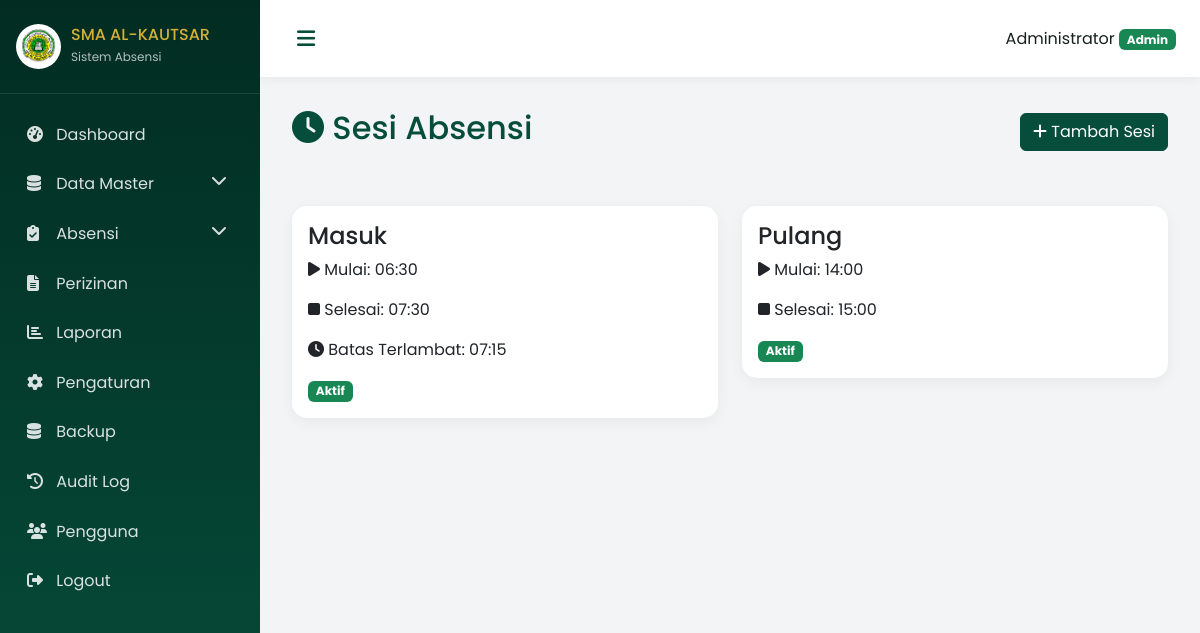
Screenshot of /attendance/sessions (signed in) with the database file from the repository.
### models.py (models this page shows, shortened)
class User(UserMixin, db.Model):
    __tablename__ = 'users'
    id = db.Column(db.Integer, primary_key=True)
    username = db.Column(db.String(80), unique=True, nullable=False, index=True)
    email = db.Column(db.String(120), unique=True, nullable=True)
    password_hash = db.Column(db.String(256), nullable=False)
    role = db.Column(db.String(20), nullable=False, index=True)  # admin, teacher, student, principal
    full_name = db.Column(db.String(120), nullable=False)
    photo = db.Column(db.String(256), nullable=True)
    is_active = db.Column(db.Boolean, default=True)
    created_at = db.Column(db.DateTime, default=datetime.utcnow)
    updated_at = db.Column(db.DateTime, default=datetime.utcnow, onupdate=datetime.utcnow)
    student = db.relationship('Student', backref='user', uselist=False)
    teacher = db.relationship('Teacher', backref='user', uselist=False)

class AttendanceSession(db.Model):
    __tablename__ = 'attendance_sessions'
    id = db.Column(db.Integer, primary_key=True)
    name = db.Column(db.String(50), nullable=False)  # Masuk, Pulang
    start_time = db.Column(db.Time, nullable=False)
    end_time = db.Column(db.Time, nullable=False)
    late_threshold = db.Column(db.Time, nullable=True)
    is_active = db.Column(db.Boolean, default=True)
    created_at = db.Column(db.DateTime, default=datetime.utcnow)
    updated_at = db.Column(db.DateTime, default=datetime.utcnow, onupdate=datetime.utcnow)

### routes/attendance.py (the view)
@attendance_bp.route('/sessions')
@login_required
def sessions():
    sessions = AttendanceSession.query.all()
    return render_template('attendance/sessions.html', sessions=sessions)

### templates/attendance/sessions.html (shortened to what this page needs)
{% extends "base.html" %}
{% block content %}
<div class="page-header d-flex justify-content-between align-items-center">
    <h2><i class="fas fa-clock"></i> Sesi Absensi</h2>
    <button class="btn btn-primary" data-bs-toggle="modal" data-bs-target="#addSessionModal">
        <i class="fas fa-plus"></i> Tambah Sesi
    </button>
</div>
<div class="row">
    {% for s in sessions %}
    <div class="col-md-6">
        <div class="card">
            <div class="card-body">
                <h4>{{ s.name }}</h4>
                <p><i class="fas fa-play"></i> Mulai: {{ s.start_time.strftime('%H:%M') }}</p>
                <p><i class="fas fa-stop"></i> Selesai: {{ s.end_time.strftime('%H:%M') }}</p>
                {% if s.late_threshold %}
                <p><i class="fas fa-clock"></i> Batas Terlambat: {{ s.late_threshold.strftime('%H:%M') }}</p>
                {% endif %}
                <span class="badge {% if s.is_active %}bg-success{% else %}bg-secondary{% endif %}">
                    {{ 'Aktif' if s.is_active else 'Nonaktif' }}
                </span>
            </div>
        </div>
    </div>
    {% endfor %}
</div>
{% endblock %}

### templates/base.html (shortened to what this page needs)
<!DOCTYPE html>
<html lang="id">
<head>
    <link href="https://cdn.jsdelivr.net/npm/bootstrap@5.3.2/dist/css/bootstrap.min.css" rel="stylesheet">
    <link rel="stylesheet" href="https://cdnjs.cloudflare.com/ajax/libs/font-awesome/6.4.2/css/all.min.css">
    <link rel="stylesheet" href="{{ url_for('static', filename='css/style.css') }}">
</head>
<body>
    {% if current_user.is_authenticated %}
    <div class="wrapper">
        <nav class="sidebar" id="sidebar">
            <div class="sidebar-header">
                <img src="{{ url_for('static', filename='images/logo_alkautsar.png') }}" alt="Logo" class="logo">
                <div class="brand-text">
                    <h6>SMA AL-KAUTSAR</h6>
                    <small>Sistem Absensi</small>
                </div>
            </div>
            <ul class="sidebar-menu">
                {% if current_user.role == 'admin' %}
                <li><a href="{{ url_for('admin.dashboard') }}"><i class="fas fa-tachometer-alt"></i> Dashboard</a></li>
                <li class="submenu">
                    <a href="#"><i class="fas fa-database"></i> Data Master <i class="fas fa-chevron-down float-end"></i></a>
                </li>
                <li class="submenu">
                    <a href="#"><i class="fas fa-clipboard-check"></i> Absensi <i class="fas fa-chevron-down float-end"></i></a>
                </li>
                <li><a href="{{ url_for('permissions.index') }}"><i class="fas fa-file-alt"></i> Perizinan</a></li>
                <li><a href="{{ url_for('reports.index') }}"><i class="fas fa-chart-bar"></i> Laporan</a></li>
                <li><a href="{{ url_for('settings.index') }}"><i class="fas fa-cog"></i> Pengaturan</a></li>
                <li><a href="{{ url_for('settings.backup') }}"><i class="fas fa-database"></i> Backup</a></li>
                <li><a href="{{ url_for('admin.audit_log') }}"><i class="fas fa-history"></i> Audit Log</a></li>
                <li><a href="{{ url_for('admin.users') }}"><i class="fas fa-users"></i> Pengguna</a></li>
                {% endif %}
                <li><a href="{{ url_for('auth.logout') }}"><i class="fas fa-sign-out-alt"></i> Logout</a></li>
            </ul>
        </nav>
        <div class="main-content">
            <nav class="navbar">
                <button class="btn btn-link" id="sidebarToggle"><i class="fas fa-bars"></i></button>
                <div class="user-info">
                    <span>{{ current_user.full_name }}</span>
                    <span class="badge bg-success">{{ current_user.role|capitalize }}</span>
                </div>
            </nav>
            <div class="content">
                {% block content %}{% endblock %}
            </div>
        </div>
    </div>
    {% else %}
    {% block guest_content %}{% endblock %}
    {% endif %}
</body>
</html>

### static/css/style.css (style rules this page uses)
:root { --primary-dark: #022C22; --primary: #064E3B; --primary-light: #047857; --accent: #16A34A; --gold: #D4AF37; --gold-soft: #F4D77A; --text-dark: #17211C; --bg-light: #F3F4F6; }
* { font-family: 'Poppins', sans-serif; }
body { background: var(--bg-light); color: var(--text-dark); }
.wrapper { display: flex; min-height: 100vh; }
.sidebar { width: 260px; background: linear-gradient(180deg, #022C22, #064E3B); color: white; padding: 1.5rem 0; position: fixed; height: 100vh; overflow-y: auto; transition: all 0.3s; z-index: 1000; }
.sidebar-header { display: flex; align-items: center; padding: 0 1rem 1.5rem; border-bottom: 1px solid rgba(255,255,255,0.1); }
.sidebar-header .logo { width: 45px; height: 45px; object-fit: contain; background: white; border-radius: 50%; padding: 5px; margin-right: 10px; }
.sidebar-header h6 { margin: 0; color: var(--gold); }
.sidebar-header small { color: rgba(255,255,255,0.7); font-size: 0.75rem; }
.sidebar-menu { list-style: none; padding: 1rem 0; margin: 0; }
.sidebar-menu li a { display: block; padding: 0.8rem 1.5rem; color: rgba(255,255,255,0.85); text-decoration: none; transition: all 0.2s; border-left: 3px solid transparent; }
.sidebar-menu li a i { width: 25px; }
.main-content { margin-left: 260px; flex: 1; transition: all 0.3s; }
.navbar { background: white; padding: 1rem 1.5rem; box-shadow: 0 2px 10px rgba(0,0,0,0.05); display: flex; justify-content: space-between; align-items: center; }
.content { padding: 2rem; }
.card { border: none; border-radius: 15px; box-shadow: 0 4px 15px rgba(0,0,0,0.05); margin-bottom: 1rem; }
.btn-primary { background: var(--primary); border-color: var(--primary); }
.page-header { margin-bottom: 2rem; padding-bottom: 1rem; border-bottom: 2px solid var(--bg-light); }
.page-header h2 { color: var(--primary); }
:root { --primary-dark:#022C22; --primary:#064E3B; --primary-light:#047857; --accent:#16A34A; --gold:#D4AF37; --gold-soft:#F4D77A; --text-dark:#17211C; --bg-light:#F3F4F6; }
* { font-family:'Poppins',sans-serif; }
body { background:var(--bg-light); color:var(--text-dark); margin:0; }
.wrapper { display:flex;min-height:100vh; }
.sidebar { width:260px;background:linear-gradient(180deg,#022C22,#064E3B);color:#fff;padding:1.5rem 0;position:fixed;height:100vh;overflow-y:auto;transition:all .3s;z-index:1000; }
.sidebar-header { display:flex;align-items:center;padding:0 1rem 1.5rem;border-bottom:1px solid rgba(255,255,255,.1); }
.sidebar-header .logo { width:45px;height:45px;object-fit:contain;background:#fff;border-radius:50%;padding:5px;margin-right:10px; }
.sidebar-header h6 { margin:0;color:var(--gold); }
.sidebar-header small { color:rgba(255,255,255,.7);font-size:.75rem; }
.sidebar-menu { list-style:none;padding:1rem 0;margin:0; }
.sidebar-menu li a { display:block;padding:.8rem 1.5rem;color:rgba(255,255,255,.85);text-decoration:none;transition:all .2s;border-left:3px solid transparent; }
.sidebar-menu li a i { width:25px; }
.main-content { margin-left:260px;flex:1;transition:all .3s; }
.navbar { background:#fff;padding:1rem 1.5rem;box-shadow:0 2px 10px rgba(0,0,0,.05);display:flex;justify-content:space-between;align-items:center; }
#sidebarToggle { color:var(--primary)!important;font-size:1.3rem; }
.content { padding:2rem; }
.card { border:none;border-radius:15px;box-shadow:0 4px 15px rgba(0,0,0,.05);margin-bottom:1rem; }
.btn-primary { background:var(--primary);border-color:var(--primary); }
.page-header { margin-bottom:2rem;padding-bottom:1rem;border-bottom:2px solid var(--bg-light); }
.page-header h2 { color:var(--primary); }

### rows the page displays
User: full_name "Administrator", role "Admin"
AttendanceSession: name "Masuk", start_time "06:30", end_time "07:30", late_threshold "07:15", is_active "Aktif"
AttendanceSession: name "Pulang", start_time "14:00", end_time "15:00", is_active "Aktif"
